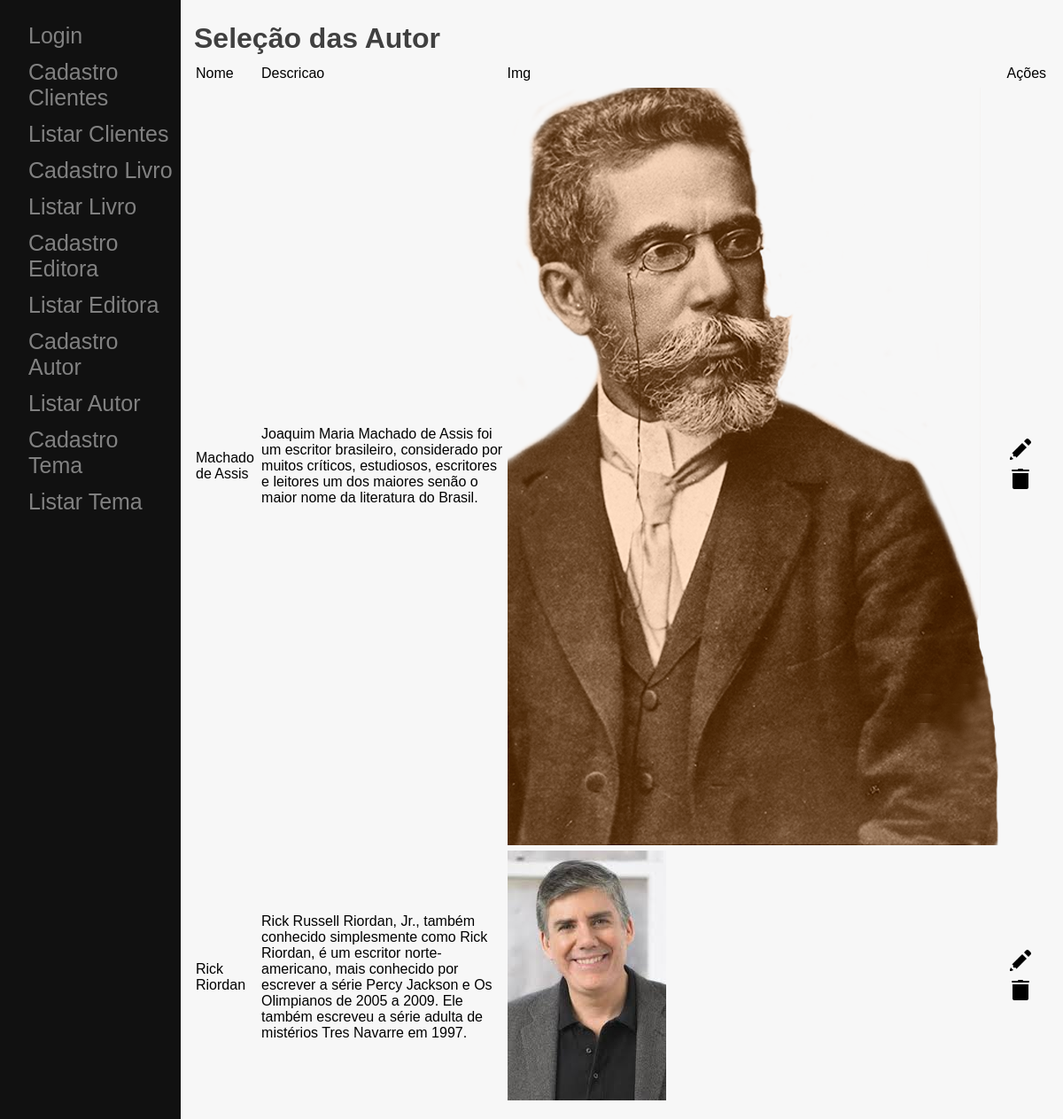
Screenshot of /view/listarAutor.php with the database file from the repository.
### tables this page shows
CREATE TABLE `autor` (
  `ID` int(11) NOT NULL,
  `NomeAutor` varchar(100) DEFAULT NULL,
  `Descricao` text DEFAULT NULL,
  `Autor_Img` varchar(255) DEFAULT NULL
);

### dao/AutorDao.php (called while the page is built, shortened)
<?php
class AutorDao extends Autor{
    public function listarFetchAll() {
        try {
            $connection = new PDO('mysql:host=127.0.0.1;dbname=bookstore;charset=utf8', 'root', '');
            $connection->beginTransaction();
            $sql = "SELECT * FROM Autor";
            $preparedStatment = $connection->prepare($sql);
            $preparedStatment->execute();
            $resultado=$preparedStatment->fetchAll(PDO::FETCH_ASSOC);
            $connection->commit();
            return $resultado;
        } catch (PDOException $exc) {
            if ((isset($connection)) && ($connection->inTransaction())) {
                $connection->rollBack();
            }
            echo $exc->getMessage();
            return FALHA;
        } finally {
            if (isset($connection)) {
                unset($connection);
            }
        }
    }
}

### view/listarAutor.php (the view)
<?php
    include("../dao/AutorDao.php");
    include("Header.php");
?>
<div class="Content">
    <table class="Tabela">
    <h1>Seleção das Autor<h1>
        <tr>
            <td>Nome</td>
            <td>Descricao</td>
            <td>Img</td>
            <td>Ações</td>
        </tr>
        <?php $Autor= new AutorDao();
            $BFetch=$Autor->listarFetchAll();
            foreach($BFetch as $row){
        ?>
        <tr>
            <td><?php echo $row['NomeAutor'];?></td>
            <td><?php echo $row['Descricao'];?></td>
            <td><img src="../public/img/<?php echo $row['Autor_Img'];?>"></td>
            <td>
                <a href="<?php echo "editarAutor.php?id=".$row['ID'].";"?>"><img src="../public/img/edit.png" alt="Editar"></a>
                <a class="Deletar" href="<?php echo "../controllers/ControllerAutorDelete.php?id={$row['ID']}"; ?>"><img src="../public/img/delete.png" alt="Deletar"></a>
            </td>
        </tr>
        <?php
        }?>
    </table>
</div>
<?php
    include("Footer.php")
?>

### public/css/Style.css (style rules this page uses)
* { margin: 0; padding: 0; box-sizing: border-box; font-family: Arial, sans-serif; }
a { text-decoration: none; color: #0067b0; }
h1 { margin-top:10px; color: #404040; }
body { width: 100%; height: 500px; background-color:#f7f7f7; }
.Content { float: right; width: 83%; padding: 15px; margin-left: 200px; }

### rows the page displays
autor: NomeAutor "Machado de Assis", Descricao "Joaquim Maria Machado de Assis foi um escritor brasileiro, considerado por muitos críticos, estudiosos, escritores e leitores um dos maiores senão o maior nome da literatura do Brasil.", Autor_Img (picture)
autor: NomeAutor "Rick Riordan", Descricao "Rick Russell Riordan, Jr., também conhecido simplesmente como Rick Riordan, é um escritor norte-americano, mais conhecido por escrever a série Percy Jackson e Os Olimpianos de 2005 a 2009. Ele também escreveu a série adulta de mistérios Tres Navarre em 1997.", Autor_Img (picture)
